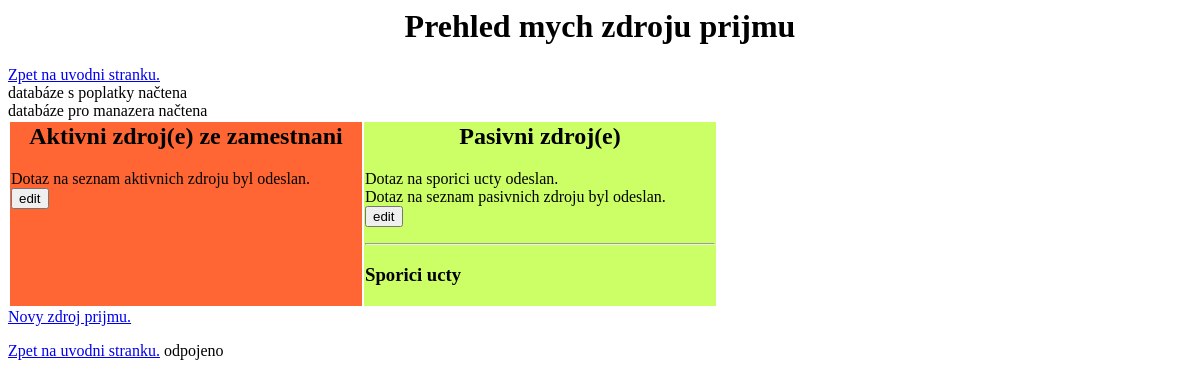
The app's page /manazer/fin_zdroje.php, older data.
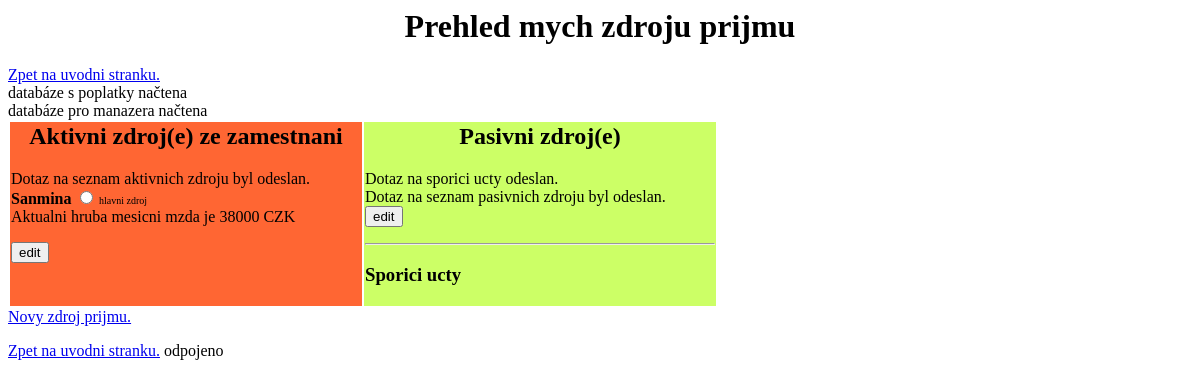
The same page, newer data.
### tables this page shows
CREATE TABLE `zdroje` (
  `idzdroje` int(11) NOT NULL AUTO_INCREMENT,
  `Nazev` varchar(55) NOT NULL,
  `Den_vyplaty` int(11) NOT NULL,
  `Mena` char(3) NOT NULL,
  `Typ` varchar(45) NOT NULL,
  `Ucet` int(11) NOT NULL,
  `Mzda` int(11) DEFAULT NULL,
  `Preferovany` tinyint(4) DEFAULT NULL,
  `Pas_platce` varchar(45) DEFAULT NULL,
  `Pas_varianta` varchar(20) DEFAULT NULL,
  PRIMARY KEY (`idzdroje`),
  UNIQUE KEY `idzdroje_UNIQUE` (`idzdroje`),
  UNIQUE KEY `Nazev_UNIQUE` (`Nazev`)
);

### manazer/fin_zdroje.php (the view, shortened to what this page needs)
<HTML>
  <HEAD>
  </HEAD>
<BODY>
<CENTER><H1>Prehled mych zdroju prijmu</H1></CENTER>
<A HREF="/manazer">Zpet na uvodni stranku.</A><BR>
<?php
include "pripojeni_sql_man.php";
?>
<TABLE border=0>
<TR><TD valign='top' width=350 style='background-color: #FF6633'>
<H2 align='center'>Aktivni zdroj(e) ze zamestnani</H2>
<?php
$sql_aktivni_zdroje = "SELECT Nazev, Mzda, Mena, Preferovany, idzdroje FROM manazer.zdroje WHERE Typ='aktivni'";
echo 'Dotaz na seznam aktivnich zdroju byl odeslan.<br>';
$aktivni_zdroje = mysql_query($sql_aktivni_zdroje, $id_spojeni);
?>
<FORM action='fin_edit_zdroj.php' method='POST'<?php if(Count($aktivni_zdroje)==0){echo "onsubmit='return false'";} ?>>
<?php
while($radek_aktivni_zdroje = mysql_fetch_row($aktivni_zdroje))
{
    echo "<B>$radek_aktivni_zdroje[0]</B>
    <input type='radio' name='muj_zdroj' value='$radek_aktivni_zdroje[4]'>";
    if($radek_aktivni_zdroje[3]==1){echo '<FONT size=1> hlavni zdroj</FONT>';}
    if($radek_aktivni_zdroje[1] > 0){echo "<BR>Aktualni hruba mesicni mzda je $radek_aktivni_zdroje[1] $radek_aktivni_zdroje[2]<BR>";}
echo '<P>';
}
?>
<input type='submit' name='Zmenit' value='edit'>
</FORM>
</TD>
<TD valign='top' width=350 style='background-color: #CCFF66'>
<H2 align='center'>Pasivni zdroj(e)</H2>
<?php
echo 'Dotaz na sporici ucty odeslan.<br>';
$sql_pasivni_zdroje = "SELECT Nazev, Mzda, Mena, idzdroje FROM zdroje WHERE Typ='pasivni'";
echo 'Dotaz na seznam pasivnich zdroju byl odeslan.<br>';
$pasivni_zdroje = mysql_query($sql_pasivni_zdroje, $id_spojeni);
?>
<FORM action='fin_edit_zdroj.php' method='POST'<?php if(Count($pasivni_zdroje)==0){echo "onsubmit='return false'";} ?>>
<input type='submit' name='Zmenit' value='edit'>
</FORM>
<P>
<HR>
<H3>Sporici ucty</H3>
</TD>
</TR>
</TABLE>
<A HREF="fin_zdroje-novy.htm">Novy zdroj prijmu.</A><P>
<A HREF="/manazer">Zpet na uvodni stranku.</A>
<?php
if($id_spojeni)
{
  echo 'odpojeno <br>';
}
?>
</BODY>
</HTML>

Row changes from the older to the newer data that the page shows:
added zdroje: Nazev "Sanmina", Preferovany "hlavni zdroj", Mzda "38000", Mena "CZK"
